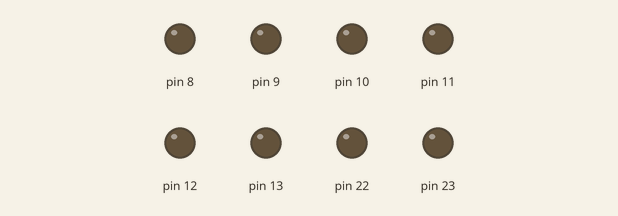
The sketch below on a simulated Arduino Uno, built with avr-gcc and run on an emulated ATmega328P. Parts: output pins drawn as LEDs (lit = HIGH).

Above: at 0.05 s.
At 0.35 s:
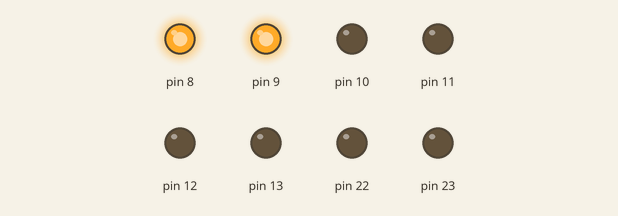
At 0.75 s:
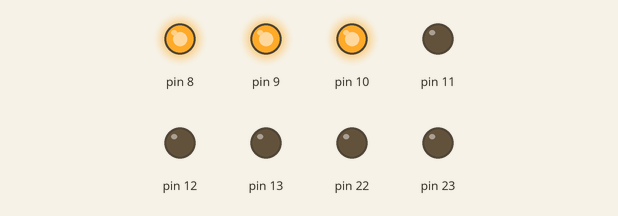
At 1.45 s:
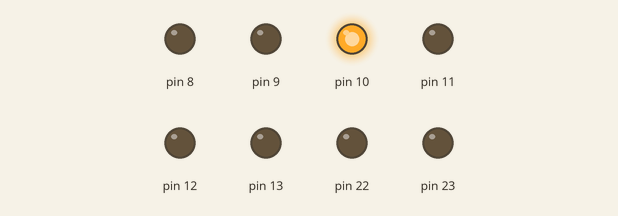
At 2.15 s:
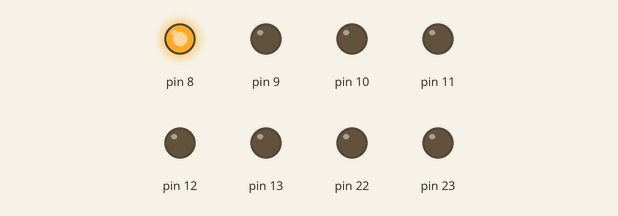
At 2.85 s:
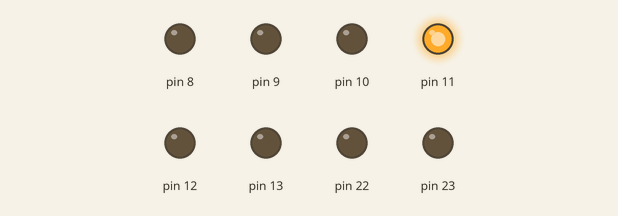
Timing chart, 0 to 3.1 s (numbered marks = the images above):
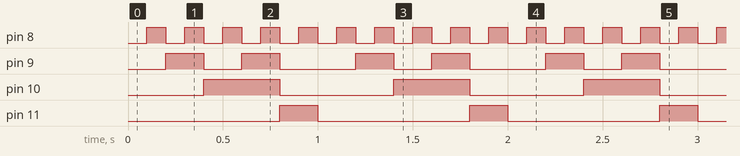

The sketch:

sterownik_BCD_7_segm.ino
```cpp
void setup() {
  DDRB = 255;
}

byte counter = 0;

void loop() {
  PORTB = counter;
  counter++;
  if(counter == 10)
    counter = 0;
  delay(100);
}
```

Measured:
- by itself, pin 8: alternates HIGH for 0.10 s and LOW for 0.10 s
- by itself, pin 9: repeats every 1.0 s: LOW 0.20 s, HIGH 0.20 s, LOW 0.40 s, HIGH 0.20 s
- by itself, pin 10: alternates HIGH for 0.40 s and LOW for 0.60 s
- by itself, pin 11: alternates HIGH for 0.20 s and LOW for 0.80 s
